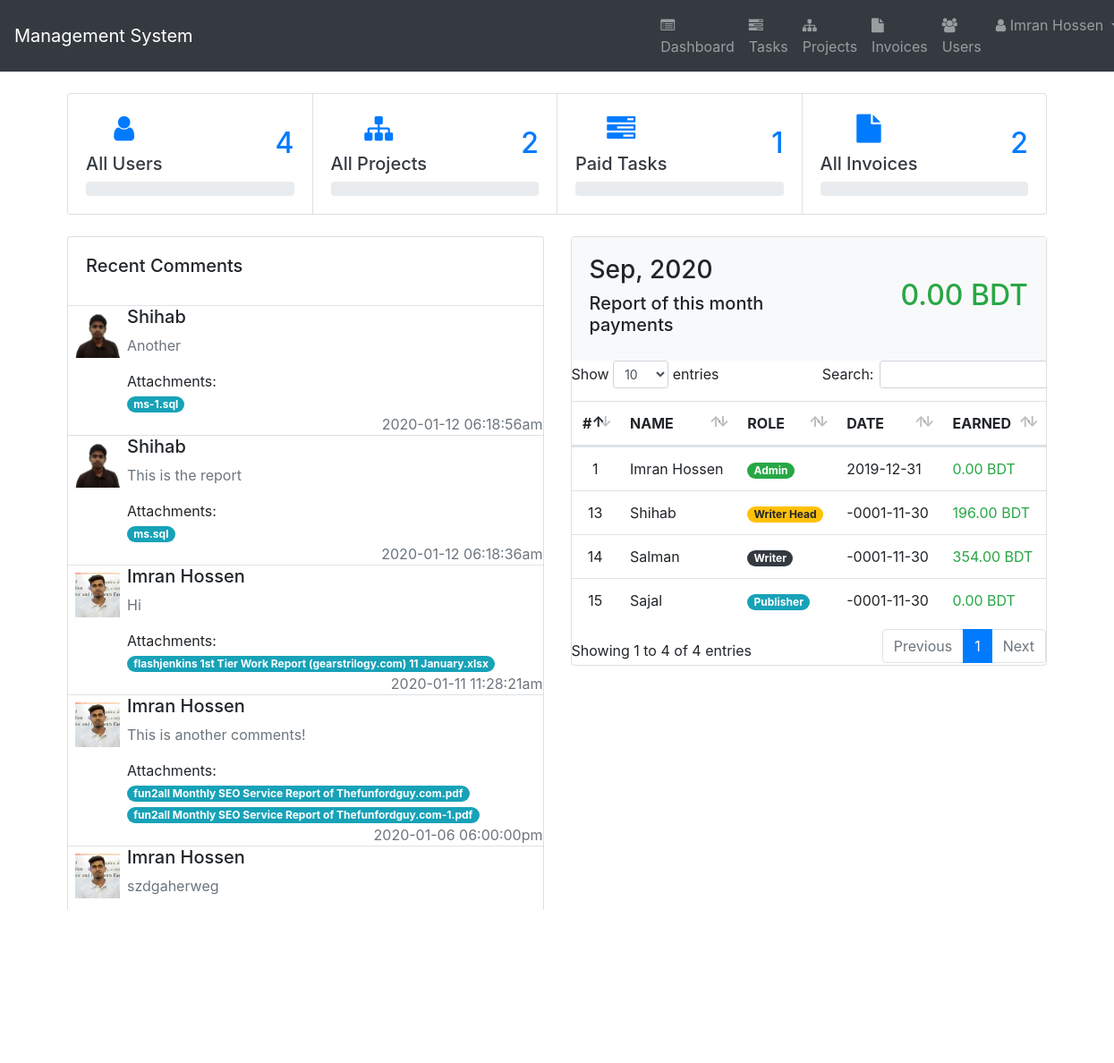
The page / (signed in) on the database its author committed.
### tables this page shows
CREATE TABLE `comments` (
  `id` int(255) NOT NULL,
  `creator` int(255) NOT NULL,
  `comment_of` int(255) NOT NULL,
  `comment` varchar(1000) NOT NULL,
  `file` varchar(1000) NOT NULL,
  `type` int(255) NOT NULL,
  `creation_date` timestamp(6) NOT NULL DEFAULT CURRENT_TIMESTAMP(6) ON UPDATE CURRENT_TIMESTAMP(6)
);

CREATE TABLE `users` (
  `id` int(255) NOT NULL,
  `name` varchar(100) NOT NULL,
  `email` varchar(100) NOT NULL,
  `phone` varchar(20) NOT NULL,
  `address` varchar(255) NOT NULL,
  `payment_method` varchar(255) NOT NULL,
  `payment_account` varchar(255) NOT NULL,
  `rate` int(255) NOT NULL,
  `role` varchar(100) NOT NULL,
  `fb_url` varchar(255) NOT NULL,
  `twitter_url` varchar(255) NOT NULL,
  `instagram_url` varchar(255) NOT NULL,
  `password` varchar(20) NOT NULL,
  `picture` varchar(10000) NOT NULL,
  `quality` int(1) NOT NULL,
  `join_date` timestamp(6) NOT NULL DEFAULT CURRENT_TIMESTAMP(6)
);

CREATE TABLE `roles` (
  `id` int(255) NOT NULL,
  `name` varchar(255) NOT NULL,
  `description` varchar(255) NOT NULL
);

### functions/DB.func.php (called while the page is built, shortened)
<?php
function get_users($connect){
	$sql = "SELECT * FROM users ORDER BY id ASC";
	$result = $connect->query($sql);
	if ($result->num_rows > 0) {
		return $result;
	}
}
function get_user_data($connect,$id){
	$sql = "SELECT * FROM users WHERE id=$id";
	$result = $connect->query($sql);
	if ($result->num_rows > 0) {
		return $result->fetch_assoc();
	}
}
function get_role_name($connect,$id){
	$sql = "SELECT * FROM roles WHERE id=$id";
	$rslt = $connect->query($sql);
	$result = $rslt->fetch_assoc();
	if ($rslt->num_rows > 0) {
		return $result['name'];
	} else {
		return "No role found";
	}
}
function get_projects($connect){
	$sql = "SELECT * FROM projects WHERE status='' OR status=0 OR status=1";
	$result = $connect->query($sql);
		return $result;
}
function get_tasks($connect,$status=0){
	if ($status ==0) {
		$sql = "SELECT * FROM tasks ORDER BY deadline,priority DESC";
	} else {
		$sql = "SELECT * FROM tasks WHERE status='$status' ORDER BY deadline,priority DESC";
	}
	$result = $connect->query($sql);
	return $result;
}
function get_invoices($connect,$status=0){
	if ($status==0) {
	$sql = "SELECT * FROM invoice";
} else {
	$sql = "SELECT * FROM invoice WHERE status=$status";
}
	$result = $connect->query($sql);
		return $result;
}
function get_invoices_by_user($connect,$id){
	$sql = "SELECT * FROM invoice WHERE paid_to=$id";
	$result = $connect->query($sql);
		return $result;
}
function get_all_comments($connect,$limit=10){
	$sql = "SELECT * FROM comments ORDER BY id DESC LIMIT $limit";
	$result = $connect->query($sql);
		return $result;
}
?>

### index.php (the view, shortened to what this page needs)
<?php
include "inc/header.php";
?>
<div class="page-wrapper">
    <div class="container-fluid">
        <div class="card-group">
            <div class="card">
                <div class="card-body">
                    <a href="users.php" class="text-decoration-none">
                        <div class="row">
                            <div class="col-md-12">
                                <div class="d-flex no-block align-items-center">
                                    <div align="center">
                                        <h2><i class="fa fa-user"></i></h2>
                                        <h5 class="text-dark">All Users</h5>
                                    </div>
                                    <div class="ml-auto">
                                        <h2 class="counter text-primary"><?php echo get_users($connect)->num_rows;?></h2>
                                    </div>
                                </div>
                                <div class="progress">
                                </div>
                            </div>
                        </div>
                    </a>
                </div>
            </div>
            <div class="card">
                <div class="card-body">
                    <a href="projects.php" class="text-decoration-none">
                        <div class="row">
                           <div class="col-md-12">
                            <div class="d-flex no-block align-items-center">
                                <div align="center">
                                    <h2><i class="fa fa-sitemap"></i></h2>
                                    <h5 class="text-dark">All Projects</h5>
                                </div>
                                <div class="ml-auto">
                                    <h2 class="counter text-primary"><?php echo get_projects($connect)->num_rows;?></h2>
                                </div>
                            </div>
                            <div class="progress">
                            </div>
                        </div>
                    </div>
                </a>
            </div>
        </div>
        <div class="card">
            <div class="card-body">
                <a href="tasks.php?status=4" class="text-decoration-none">
                    <div class="row">
                     <div class="col-md-12">
                        <div class="d-flex no-block align-items-center">
                            <div align="center">
                                <h2><i class="fa fa-tasks"></i></h2>
                                <h5 class="text-dark">Paid Tasks</h5>
                            </div>
                            <div class="ml-auto">
                                <h2 class="counter text-primary"><?php echo get_tasks($connect,4)->num_rows;?></h2>
                            </div>
                        </div>
                        <div class="progress">
                        </div>
                    </div>
                </div>
            </a>
        </div>
    </div>
    <div class="card">
        <div class="card-body">
            <a href="invoices.php" class="text-decoration-none">
                <div class="row">
                    <div class="col-md-12">
                        <div class="d-flex no-block align-items-center">
                            <div align="center">
                                <h2><i class="fa fa-file"></i></h2>
                                <h5 class="text-dark">All Invoices</h5>
                            </div>
                            <div class="ml-auto">
                                <h2 class="counter text-primary"><?php echo get_invoices($connect)->num_rows;?></h2>
                            </div>
                        </div>
                        <div class="progress">
                        </div>
                    </div>
                </div>
            </a>
        </div>
    </div>
</div>
<br>
<div class="row">
    <div class="col-lg-6">
        <div class="card">
            <div class="card-body">
                <h5 class="card-title">Recent Comments</h5>
            </div>
            <div class="comment-widgets">
                <?php $comments = get_all_comments($connect);
                while($comment = mysqli_fetch_array($comments)){?>
                    <div class="d-flex no-block comment-row border-top">
                        <div class="p-2"><span class="round"><img src="<?php echo get_user_data($connect,$comment['creator'])['picture'];?>" alt="user" width="50"></span></div>
                        <div class="comment-text w-100">
                            <h5 class="font-medium"><?php echo get_user_data($connect,$comment['creator'])['name'];?></h5>
                            <p class="m-b-10 text-muted"><?php echo base64_decode($comment['comment']);?></p>
                            <div class="comment-footer">
                                Attachments:<br>
                                <?php $i = 0; $files = explode(',',$comment['file']); foreach($files as $file){ echo '<a href="uploads/'.$file.'"><span class="badge badge-pill badge-info">'.$file.'</span></a><br/>'; $i++;}?>
                                <span class="text-muted pull-right"><?php echo date("Y-m-d h:i:sa",strtotime($comment['creation_date']));?></span>
                            </div>
                        </div>
                    </div>
                <?php } ?>
            </div>
        </div>
    </div>
    <div class="col-lg-6">
        <div class="card">
            <div class="card-body bg-light">
                <div class="row">
                    <div class="col-6">
                        <h3><?php echo date('M, Y');?></h3>
                        <h5 class="font-light m-t-0">Report of this month payments</h5></div>
                        <div class="col-6 align-self-center display-6 text-right">
                            <h2 class="text-success">
                                <?php
                                $paid = 0;
                                echo number_format($paid,2);
                                ?> BDT</h2></div>
                            </div>
                        </div>
                        <div class="table-responsive">
                            <table class="table table-hover no-wrap" id="users">
                                <thead>
                                    <tr>
                                        <th class="text-center">#</th>
                                        <th>NAME</th>
                                        <th>ROLE</th>
                                        <th>DATE</th>
                                        <th>EARNED</th>
                                    </tr>
                                </thead>
                                <tbody>
                                    <?php $users = get_users($connect);
                                    while ($user = mysqli_fetch_array($users)) {?>
                                        <tr>
                                            <td class="text-center"><?php echo $user['id'];?></td>
                                            <td class="txt-oflo"><?php echo $user['name'];?></td>
                                            <td><span class="badge <?php if($user['role']==1){echo "badge-success";} elseif($user['role']==2){ echo "badge-warning";} elseif($user['role']==3){ echo "badge-dark";} elseif($user['role']==4){ echo "badge-info";}?> badge-pill"><?php echo get_role_name($connect,$user['role']);?></span> </td>
                                            <td class="txt-oflo"><?php echo date("Y-m-d",strtotime($user['join_date']));?></td>
                                            <td><span class="text-success">
                                                <?php
                                                $invoices = get_invoices_by_user($connect,$user['id'],1);
                                                $paid = 0;
                                                while ($invoice = mysqli_fetch_array($invoices)) {
                                                    $paid += $invoice['paid'];
                                                }
                                                echo number_format($paid,2);
                                                ?> BDT</span></td>
                                            </tr>
                                        <?php } ?>
                                    </tbody>
                                </table>
                            </div>
                        </div>
                    </div>
                </div>
                <?php
                include "inc/footer.php";
                ?>

### rows shown on the page
comments: creator.picture (picture), creator.name "Shihab", comment "Another", file "ms-1.sql", creation_date "2020-01-12 06:18:56am"
comments: creator.picture (picture), creator.name "Shihab", comment "This is the report", file "ms.sql", creation_date "2020-01-12 06:18:36am"
comments: creator.picture (picture), creator.name "Imran Hossen", comment "Hi", file "flashjenkins 1st Tier Work Report (gearstrilogy.com) 11 January.xlsx", creation_date "2020-01-11 11:28:21am"
comments: creator.picture (picture), creator.name "Imran Hossen", comment "This is another comments!", file "fun2all Monthly SEO Service Report of Thefunfordguy.com.pdf", file "fun2all Monthly SEO Service Report of Thefunfordguy.com-1.pdf", creation_date "2020-01-06 06:00:00pm"
comments: creator.picture (picture), creator.name "Imran Hossen", comment "szdgaherweg"
users: id "1", name "Imran Hossen", role.name "Admin", join_date "2019-12-31", paid "0.00"
users: id "13", name "Shihab", role.name "Writer Head", join_date "-0001-11-30", paid "196.00"
users: id "14", name "Salman", role.name "Writer", join_date "-0001-11-30", paid "354.00"
users: id "15", name "Sajal", role.name "Publisher", join_date "-0001-11-30", paid "0.00"

### other values the page prints
$_SESSION['name'] "Imran Hossen"
get_users($connect)->num_rows "4"
get_projects($connect)->num_rows "2"
get_tasks($connect,4)->num_rows "1"
get_invoices($connect)->num_rows "2"
$paid "0.00"
